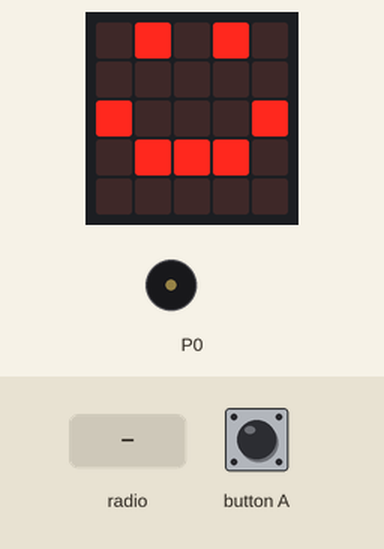
Recording of a program running on a simulated BBC micro:bit (MakeCode). Parts: the board's 5×5 LED display, buzzer (waves = sounding). Inputs (shaded band) come from the test bench.

Above: at 1.6 s.
1.7 s: radio message "4" arrives
At 1.89 s:
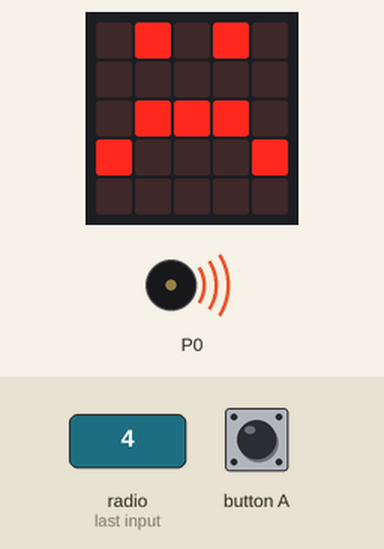
3.9 s: button A pressed for 0.15 s
At 5.2 s:
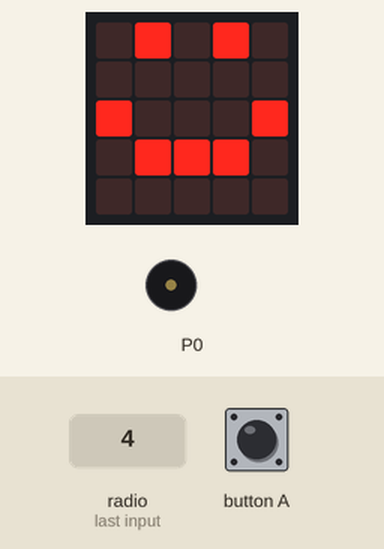
Timing chart, 0 to 6.9 s (numbered marks = the images above; inputs shaded):
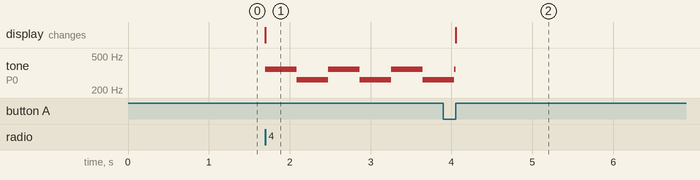

The program:

shield.py
```python
def on_received_number(receivedNumber):
    if receivedNumber == 4:
        music.set_volume(255)
        music.play(music.string_playable("F C F C F C F C ", 155),
            music.PlaybackMode.LOOPING_IN_BACKGROUND)
        basic.show_leds("""
            . # . # .
            . . . . .
            . # # # .
            # . . . #
            . . . . .
            """)
radio.on_received_number(on_received_number)

def on_button_pressed_a():
    music.stop_all_sounds()
    basic.show_leds("""
        . # . # .
        . . . . .
        # . . . #
        . # # # .
        . . . . .
        """)
input.on_button_pressed(Button.A, on_button_pressed_a)

radio.set_group(1)
basic.show_leds("""
    . # . # .
    . . . . .
    # . . . #
    . # # # .
    . . . . .
    """)
```

Measured:
- after the input at 1.7 s, tone on P0: alternates 349 Hz for 0.39 s and 262 Hz for 0.39 s, starting at once; the display: changes at once (image 1)
- after the input at 3.9 s, the display: changes after 0.15 s (image 2)
